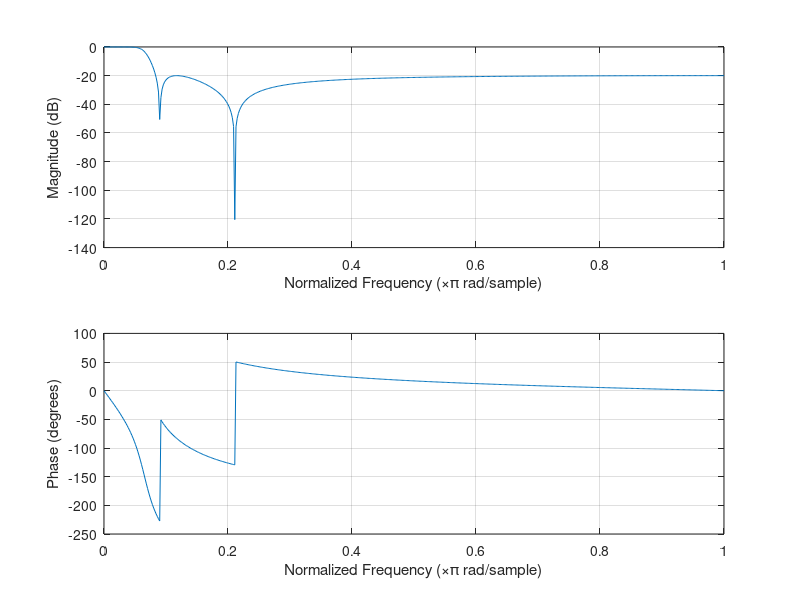

Source code (MATLAB): (Note: this script raises an error after producing the figure.)
clear all
close all
fs=48000;
fc=2000;
liczba_bit=20;
rzad=4;
[b,a]=cheby2(4,20,2*fc/fs);
figure(1)
freqz(b,a);
[sos,g]=tf2sos(b,a);
g_prim=g^(1/2);

N=1000; % 100 test samples
%x=randn(N,1); % generate random samples
x=ones(1,N)*100;

y=zeros(N,1); % allocate output array
d=zeros(3,1); % clear delay line

for i=1:2
    for j=1:6
        sos3(i,j)=fixpoint(sos(i,j),liczba_bit);
    end
end

sos3

m=fixpoint(g_prim,liczba_bit);
m
hdl_creator(sos3,rzad/2,liczba_bit,m,'High_pas_top')
